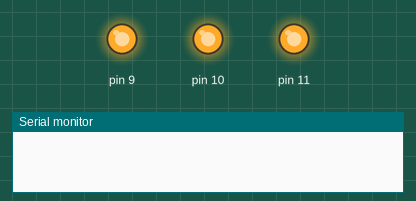
Recording of a program running on a simulated Arduino Uno, built with avr-gcc and run on an emulated ATmega328P. On the bench: output pins drawn as LEDs (lit = HIGH), the last lines printed to the serial monitor.

Above: at 0.05 s.
At 9.55 s:
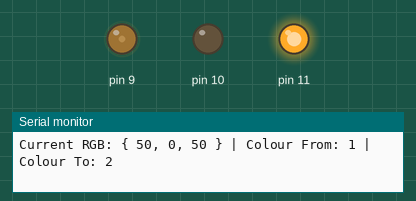
At 19.1 s:
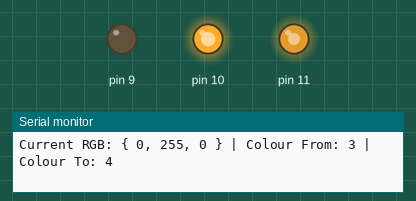
At 28.72 s:
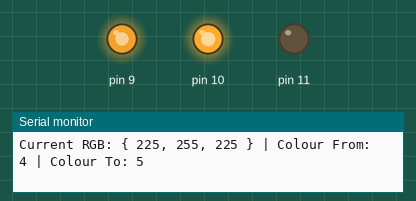
At 34.72 s:
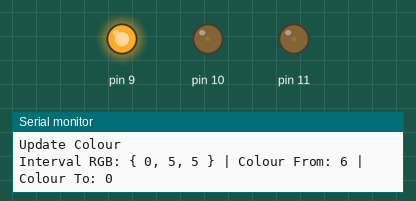
At 38.15 s:
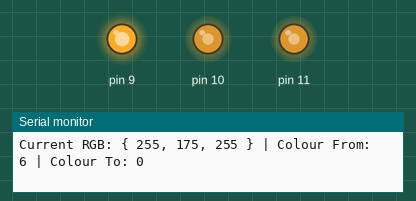
Timing chart, 0 to 40.0 s (numbered marks = the images above):
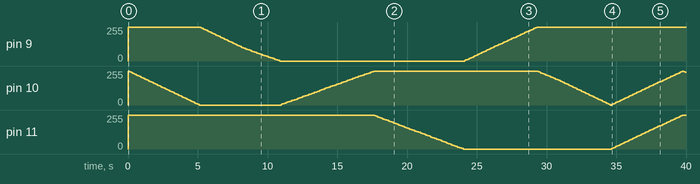

Measured:
- by itself, pin 9: 255/255 → 250/255 at 5.2 s, → 245/255 0.10 s later, → 240/255 0.10 s later, → 235/255 0.10 s later, … (102 changes in this stretch)
- by itself, pin 11: 255/255 → 250/255 at 17.7 s, → 245/255 0.10 s later, → 240/255 0.11 s later, → 235/255 0.14 s later, … (102 changes in this stretch)

The program:

main.cpp
```cpp
#include <Arduino.h>

#ifdef _EXPERIMENT_1_  // Add more colours

#include "writer.hpp"
#include "timer.hpp"
#include "analog.hpp"
#include "rgb_led.hpp"

Timer timer;
Analog photoresistor(A0, 200, "Photoresistor");
Analog potentiometer(A1, 200, "Potentiometer");
#ifdef _PRINT_
Printer* printers[2] =  { new AnalogPrinter(photoresistor), new AnalogPrinter(potentiometer)};
Writer writer(2500, printers, 2);
#endif
RgbLedStrategy* strategies[2] = { new TriggerStrategy(photoresistor.getValue(), 700),
                                  new ColourStrategy(potentiometer.getValue()) };
        // {pin,pin,pin,dim,on,colour,state} dim divisor = 2 or half pwm value
RgbLed led({9,10,11,2,false,0,0}, strategies, 2);

void setup() {
  #ifdef _PRINT_
  Serial.begin(9600);
  #endif
}

void loop() {
  timer.tick();
  photoresistor.update(timer.getDeltaMs());
  potentiometer.update(timer.getDeltaMs());
  led.update(timer.getDeltaMs());
  #ifdef _PRINT_
  writer.update(timer.getDeltaMs());
  #endif
}

#elif _EXPERIMENT_2_  // Flash colours

#include "timer.hpp"
#include "rgb_led.hpp"

Timer timer;
RgbLedStrategy* strategies[1] = { new FlashStrategy(1000, 300) };
        // {pin,pin,pin,dim,on,colour,state} dim divisor = 1 full strength
RgbLed led({9,10,11,1,false,0,0}, strategies, 1);

void setup() {
  #ifdef _PRINT_
  Serial.begin(9600);
  #endif
}

void loop() {
  timer.tick();
  led.update(timer.getDeltaMs());
}

#elif _EXPERIMENT_3_ // Adjust threashold

#include "writer.hpp"
#include "timer.hpp"
#include "analog.hpp"
#include "rgb_led.hpp"

Timer timer;
Analog photoresistor(A0, 200, "Photoresistor");
Analog potentiometer(A1, 200, "Potentiometer");
#ifdef _PRINT_
Printer* printers[2] =  { new AnalogPrinter(photoresistor), new AnalogPrinter(potentiometer)};
Writer writer(2500, printers, 2);
#endif
RgbLedStrategy* strategies[1] = { new VariableTriggerStrategy(photoresistor.getValue(), potentiometer.getValue())};
        // {pin,pin,pin,dim,on,colour,state} dim divisor = 2 or half pwm value | colour 8 = red
RgbLed led({9,10,11,1,false,8,0}, strategies, 1);

void setup() {
  #ifdef _PRINT_
  Serial.begin(9600);
  #endif
}

void loop() {
  timer.tick();
  photoresistor.update(timer.getDeltaMs());
  potentiometer.update(timer.getDeltaMs());
  led.update(timer.getDeltaMs());
  #ifdef _PRINT_
  writer.update(timer.getDeltaMs());
  #endif
}

#elif _EXPERIMENT_4_ // smooth transition

#include "timer.hpp"
#include "rgb_led.hpp"

Timer timer;
RgbLedStrategy* strategies[1] = { new PulseStrategy(100, 50) };
        // {pin,pin,pin,dim,on,colour,state} dim divisor = 1 full strength
RgbLed led({9,10,11,1,false,0,0}, strategies, 1);

void setup() {
  #ifdef _PRINT_
  Serial.begin(9600);
  #endif
}

void loop() {
  timer.tick();
  led.update(timer.getDeltaMs());
}

#else
// forward declarations
void red ();
void orange ();
void yellow ();
void green ();
void cyan ();
void blue ();
void magenta ();
void turnOff ();

int photoresistor = A0;          //variable for storing the photoresistor value
int potentiometer = A1;          //this variable will hold a value based on the position of the knob
int threshold = 700;            //if the photoresistor reading is lower than this value the light will turn on

//LEDs are connected to these pins
int RedPin = 9;
int GreenPin = 10;
int BluePin = 11;

void setup() {
  Serial.begin(9600);           //start a serial connection with the computer
  //set the LED pins to output
  pinMode(RedPin, OUTPUT);
  pinMode(GreenPin, OUTPUT);
  pinMode(BluePin, OUTPUT);
}

void loop() {
  photoresistor = analogRead(A0);         //read the value of the photoresistor
  potentiometer = analogRead(A1);

  Serial.print("Photoresistor value:");
  Serial.print(photoresistor);          //print the photoresistor value to the serial monitor
  Serial.print("  Potentiometer value:");
  Serial.println(potentiometer);          //print the potentiometer value to the serial monitor

  if (photoresistor < threshold) {        //if it's dark (the photoresistor value is below the threshold) turn the LED on
    //These nested if statements check for a variety of ranges and
    //call different functions based on the current potentiometer value.
    //Those functions are found at the bottom of the sketch.
    if (potentiometer > 0 && potentiometer <= 150)
      red();
    if (potentiometer > 150 && potentiometer <= 300)
      orange();
    if (potentiometer > 300 && potentiometer <= 450)
      yellow();
    if (potentiometer > 450 && potentiometer <= 600)
      green();
    if (potentiometer > 600 && potentiometer <= 750)
      cyan();
    if (potentiometer > 750 && potentiometer <= 900)
      blue();
    if (potentiometer > 900)
      magenta();
  }
  else {                                //if it isn't dark turn the LED off
    turnOff();                            //call the turn off function
  }
  delay(100);                             //short delay so that the printout is easier to read
}

void red () {
  //set the LED pins to values that make red
  analogWrite(RedPin, 100);
  analogWrite(GreenPin, 0);
  analogWrite(BluePin, 0);
}
void orange () {
  //set the LED pins to values that make orange
  analogWrite(RedPin, 100);
  analogWrite(GreenPin, 50);
  analogWrite(BluePin, 0);
}
void yellow () {
  //set the LED pins to values that make yellow
  analogWrite(RedPin, 100);
  analogWrite(GreenPin, 100);
  analogWrite(BluePin, 0);
}
void green () {
  //set the LED pins to values that make green
  analogWrite(RedPin, 0);
  analogWrite(GreenPin, 100);
  analogWrite(BluePin, 0);
}
void cyan () {
  //set the LED pins to values that make cyan
  analogWrite(RedPin, 0);
  analogWrite(GreenPin, 100);
  analogWrite(BluePin, 100);
}
void blue () {
  //set the LED pins to values that make blue
  analogWrite(RedPin, 0);
  analogWrite(GreenPin, 0);
  analogWrite(BluePin, 100);
}
void magenta () {
  //set the LED pins to values that make magenta
  analogWrite(RedPin, 100);
  analogWrite(GreenPin, 0);
  analogWrite(BluePin, 100);
}
void turnOff () {
  //set all three LED pins to 0 or OFF
  analogWrite(RedPin, 0);
  analogWrite(GreenPin, 0);
  analogWrite(BluePin, 0);
}
#endif
```

analog.hpp
```cpp
#ifndef ANALOG_HPP
#define ANALOG_HPP

#include <Arduino.h>
#include <writer.hpp>

class Analog {
    const int pin;
    String type;
    int* value;
    unsigned int interval;
    unsigned int timeLapsed;

public:
    Analog(int pin, unsigned int interval, String type):
    pin(pin), interval(interval), type(type), value(new int()) {}

    ~Analog() = default;

    void update(unsigned int time) {
        timeLapsed += time;
        if(timeLapsed < interval) return;
        timeLapsed = 0;
        read();
    }

    int read(){
        *value = analogRead(pin);
        return *value;
    }

    // Gets a pointer to the current value in the photoresistor
    const int * getValue() { return value; }
    const String &getType() { return type; }
};

/*
 * A class to print out information related to the photoresistor.
 */
class AnalogPrinter: public Printer {
    Analog &analog;
public:
    AnalogPrinter(Analog &analog):
    analog(analog) {}

    ~AnalogPrinter() = default;

    void print() override {
        Serial.print(analog.getType() + " Value: ");
        Serial.println(*analog.getValue());
    }
};

#endif // ANALOG_HPP
```

rgb_led.hpp
```cpp
#ifndef RGB_LED_HPP
#define RGB_LED_HPP

#include <Arduino.h>
#include "writer.hpp"

#define  C_OFF     {0, 0, 0}        // BLACK
#define  C_WHITE   {255,255,255}
#define  C_RED     {255,0,0}
#define  C_ORANGE  {255, 128, 0}
#define  C_YELLOW  {255, 255, 0}
#define  C_GREEN   {0, 255, 0}
#define  C_CYAN    {0, 255, 255}
#define  C_BLUE    {0, 0, 255}
#define  C_MAGENTA {255, 0, 255}

// Based on https://www.rapidtables.com/web/color/RGB_Color.html
// pull only colours that have a 255 in R G or B
#define C_TOMATO     {255, 99, 71}
#define C_CORAL      {255, 127, 80}
#define C_SALMON     {255, 160, 122}
#define C_AQUA       {127, 255, 212}
#define C_ROYAL_BLUE {65, 105, 255}
#define C_PINK       {255, 20, 147}
#define C_BROWN      {255, 170, 100} // Based off a modified sandy brown
#define C_MINT       {245, 255, 250}

const byte COLOURS[17][3] =
    {C_OFF, C_WHITE, C_MINT, C_YELLOW, C_ORANGE, C_TOMATO, C_SALMON, C_CORAL, C_RED, C_PINK,
     C_MAGENTA, C_AQUA, C_ROYAL_BLUE, C_BLUE, C_CYAN, C_BROWN, C_GREEN};

struct RgbLedState {
    const int pinRed;
    const int pinGreen;
    const int pinBlue;
    byte dimFactor;
    bool ledOn;
    int colour;
    byte state;
};

class RgbLedStrategy {
    byte status;

public:
    virtual void load(RgbLedState&) = 0;
    virtual void update(const unsigned int time, RgbLedState&) = 0;
    void setColour(RgbLedState &state, int colourIndex, byte dimFactor = 1) {
        analogWrite(state.pinRed, COLOURS[colourIndex][0] / dimFactor);
        analogWrite(state.pinGreen, COLOURS[colourIndex][1] / dimFactor);
        analogWrite(state.pinBlue, COLOURS[colourIndex][2] / dimFactor);
    }

    void setColour(RgbLedState &state, const byte colour[3], byte dimFactor = 1) {
        analogWrite(state.pinRed, colour[0] / dimFactor);
        analogWrite(state.pinGreen, colour[1] / dimFactor);
        analogWrite(state.pinBlue, colour[2] / dimFactor);
    }

    bool equal(byte first[3], byte second[3]) {
        return first[0] == second[0] && first[1] == second[1] && first[2] == second[2];
    }
};

class TriggerStrategy: public RgbLedStrategy {
    const int *trigger;
    int threshold;
public:
    TriggerStrategy(const int *trigger, int threshold):
    trigger(trigger), threshold(threshold) {}

    ~TriggerStrategy() = default;

    void load(RgbLedState &state) override {
        #ifdef _PRINT_
        Serial.println("Loading TriggerStrategy");
        #endif
        state.state = 0;
        setColour(state, 0);
    }

    void update(unsigned int time, RgbLedState &state) override {
        if(*trigger > threshold) {
            state.ledOn = false;
            state.colour = 0;
            setColour(state, 0);
        } else state.state = 1;
    }
};

class VariableTriggerStrategy: public RgbLedStrategy {
    const int *trigger;
    const int *pot;

public:
    VariableTriggerStrategy(const int *trigger, const int *pot):
    trigger(trigger), pot(pot) {}

    ~VariableTriggerStrategy() = default;

    void load(RgbLedState &state) override {
        #ifdef _PRINT_
        Serial.println("Loading TriggerStrategy");
        #endif
        state.state = 0;
        setColour(state, 0);
    }

    void update(unsigned int time, RgbLedState &state) override {
        if(*trigger > *pot) {
            state.ledOn = false;
            setColour(state, 0);
            return;
        }
        if(state.ledOn) return;
        state.ledOn = true;
        setColour(state, state.colour);
    }
};

class ColourStrategy: public RgbLedStrategy {
    const int *trigger;
    int colourIndex;

    int getColourIndex() {
        int idx = (*trigger / 64) + 1;
        return idx > 16 ? 16 : idx < 1 ? 1 : idx;
    }

public:
    ColourStrategy(const int *trigger):
    trigger(trigger), colourIndex(0) {}

    ~ColourStrategy() = default;

    void load(RgbLedState &state) override {
        #ifdef _PRINT_
        Serial.println("Loading ColourStrategy");
        #endif
        colourIndex = getColourIndex();
    }

    void update(unsigned int time, RgbLedState &state) override {
        state.state = 0;
        int idx = getColourIndex();
        if(idx == state.colour) return;
        #ifdef _PRINT_
        Serial.print("Colour Index: ");
        Serial.println(idx);
        #endif
        state.colour = idx;
        setColour(state, state.colour, state.dimFactor);
    }
};

class FlashStrategy: public RgbLedStrategy {
    unsigned int onInterval;
    unsigned int offInterval;
    unsigned int interval;
    unsigned int timeLapsed;

public:
    FlashStrategy(unsigned int onInterval, unsigned int offInterval) :
    onInterval(onInterval), offInterval(offInterval) {};

    ~FlashStrategy() = default;

    void load(RgbLedState &state) override {
        #ifdef _PRINT_
        Serial.println("Loading FlashStrategy");
        #endif
        state.state = 1;
        timeLapsed = 0;
        state.ledOn = true;
        setColour(state, state.colour, state.dimFactor);
        interval = onInterval;
    }

    void update(const unsigned int time, RgbLedState &state) override {
        timeLapsed += time;
        if(timeLapsed < interval) return; // nothing to do
        timeLapsed = 0;
        if(state.ledOn) {
            setColour(state, 0);
        } else {
            ++state.colour;
            if(state.colour > 16) state.colour = 1;
            setColour(state, state.colour, state.dimFactor);
            #ifdef _PRINT_
            Serial.print("Colour: ");
            Serial.println(state.colour);
            #endif
        }
        state.ledOn = !state.ledOn;
    }
};

class PulseStrategy: public RgbLedStrategy {
    byte wheel[7][3] = {C_WHITE, C_MAGENTA, C_BLUE, C_CYAN, C_GREEN, C_YELLOW, C_RED};
    const int count = 7;
    byte colour[3] = {0, 0, 0};
    int colourStep[3] = {0, 0, 0};
    unsigned int interval;
    int resolution;
    unsigned int timeLapse;
    int colourFrom;
    int colourTo;
    int i;

    void setInterval() {
        for (i = 0 ; i < 3 ; ++i){
            colourStep[i] = ((int)wheel[colourTo][i] - (int)wheel[colourFrom][i]) / resolution;
        }
        Serial.print("Interval RGB: { ");
        Serial.print(colourStep[0]);
        Serial.print(", ");
        Serial.print(colourStep[1]);
        Serial.print(", ");
        Serial.print(colourStep[2]);
        Serial.print(" } | Colour From: ");
        Serial.print(colourFrom);
        Serial.print(" | Colour To: ");
        Serial.println(colourTo);
    }

    void tween() {
        for(i = 0 ; i < 3 ; ++i) {
            colour[i] += colourStep[i];
            // deal with overflow or underflow
            if(colour[i] > 255 ) colour[i] = wheel[colourTo][i];
        }
    }

    void printColor() {
        Serial.print("Current RGB: { ");
        Serial.print(colour[0]);
        Serial.print(", ");
        Serial.print(colour[1]);
        Serial.print(", ");
        Serial.print(colour[0]);
        Serial.print(" } | Colour From: ");
        Serial.print(colourFrom);
        Serial.print(" | Colour To: ");
        Serial.println(colourTo);
    }

public:
    PulseStrategy(int interval, int resolution) :
    interval(interval), resolution(resolution), colourFrom(0), colourTo(1) {}

    ~PulseStrategy() = default;

    void load(RgbLedState &state) override {
        for(i = 0 ; i < 3 ; ++i) colour[i] = wheel[colourFrom][i];
        setInterval();
        setColour(state, colour);
    }

    void update(const unsigned int time, RgbLedState &state) override {
        timeLapse += time;
        if(timeLapse < interval) return;
        timeLapse = 0;
        tween();
        setColour(state, colour);
        #ifdef _PRINT_
        printColor();
        #endif
        if(not equal(colour, wheel[colourTo])) return;
        Serial.println("Update Colour");
        colourFrom = colourTo;
        ++colourTo;
        if(colourTo >= count) colourTo = 0;
        setInterval();
    }

};

class RgbLed {
    RgbLedState ledState;
    RgbLedStrategy** strategies;
    unsigned int count;
    unsigned int currentStrategy;

public:
    RgbLed(RgbLedState ledState, RgbLedStrategy **strategies, unsigned int count):
    ledState(ledState), strategies(strategies), count(count) {
        pinMode(ledState.pinRed, OUTPUT);
        pinMode(ledState.pinGreen, OUTPUT);
        pinMode(ledState.pinBlue, OUTPUT);
        strategies[currentStrategy]->load(ledState);
    }

    ~RgbLed() {
        delete* strategies;
    }

    void update(const unsigned int time){
        strategies[currentStrategy]->update(time, ledState);
        if(ledState.state == currentStrategy) return;
        // change strategy
        currentStrategy = ledState.state;
    }
};

#endif  // RGB_LED_HPP
```

writer.hpp
```cpp
#ifndef WRITER_HPP
#define WRITER_HPP

class Printer {
public:
    virtual ~Printer() = default;
    virtual void print() { return; }
};

class Writer {
    unsigned int timeLapsed;
    unsigned int interval;
    Printer** printers;
    int size;

public:
    Writer(unsigned int interval, Printer** printers, int size):
    timeLapsed(0), interval(interval), printers(printers), size(size) {}
    ~Writer() = default;
    void update(const unsigned int time){
        timeLapsed += time;
        if(timeLapsed < interval) return;
        timeLapsed = 0;
        for(int i = 0 ; i < size ; ++i) printers[i]->print();
    }
};

#endif // WRITER_HPP
```

Source omitted: timer.hpp (2527 bytes)
